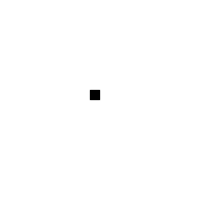
Frame 1 (no input)
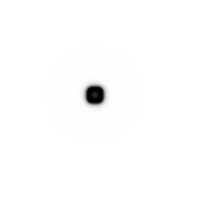
Frame 60 (no input)
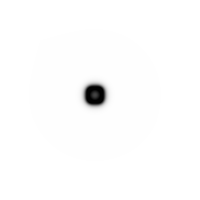
Frame 120 (the mouse pressed at the canvas centre since frame 60)

The p5.js sketch that drew these frames (run headless with seeded random() and noise() and a simulated clock; from frame 60 on, the mouse is pressed at the canvas centre):

// p5.js sketch
// ── sketch.js
//Reaction Diffusion
//Miguel Rodríguez
//15-02-2024

const WIDTH = 200
const HEIGHT = 200

let grid = []
let nextGrid = []
let lapValues

let dt = 1
let da = 1
let db = 0.5
//cambiar f y k para variar patrones (default: feed=0.055 kill=0.062)
//let feed = 0.03504
//let kill = 0.06390

let feed = 0.055
let kill = 0.062

//let feed = 0.04702
//let kill = 0.06004

//let feed = 0.05
//let kill = 0.06434

function setup() {
  createCanvas(WIDTH, HEIGHT);
  pixelDensity(1)
  lapValues = {a: 0, b: 0}
  background(255)
  
  for(let i = 0; i < WIDTH; i++){
    grid[i] = []
    nextGrid[i] = []
    for(let j = 0; j < HEIGHT; j++){
      grid[i][j] = {a: 1.0, b: 0.0}
      nextGrid[i][j] = {a: 1.0, b: 0.0}
    }
  }
  
  for(let i = 90; i < 100; i++){
    for(let j = 90; j < 100; j++){
      grid[i][j].b = 1.0
    }
  }
  
  
  
}

function laplace(i, j){
  lapValues = {a: 0, b: 0}
  for(let x = -1; x < 2; x++){
    for(let y = -1; y < 2; y++){
      if(x == 0 && y == 0){
        lapValues.a += grid[i + x][j + y].a * -1
        lapValues.b += grid[i + x][j + y].b * -1
      }
      else if(x == 0 || y == 0){
        lapValues.a += grid[i + x][j + y].a * 0.2      
        lapValues.b += grid[i + x][j + y].b * 0.2
      }
      else{
        lapValues.a += grid[i + x][j + y].a * 0.05
        lapValues.b += grid[i + x][j + y].b * 0.05
      }
    }
  }
}

function draw() {
  
  
  for(let i = 1; i < WIDTH-1; i++){
    for(let j = 1; j < HEIGHT-1; j++){
      laplace(i, j)
      let a = grid[i][j].a
      let b = grid[i][j].b
      nextGrid[i][j].a = a +
        (da * lapValues.a) -
        (a * b * b) +
        (feed * (1 - a));
      nextGrid[i][j].b = b +
        (db * lapValues.b) +
        (a * b * b) -
        ((kill + feed) * b);
      nextGrid[i][j].a = constrain(nextGrid[i][j].a, 0, 1)
      nextGrid[i][j].b = constrain(nextGrid[i][j].b, 0, 1)
    }
  }
  
  
  loadPixels()
  for (var x = 0; x < WIDTH; x++) {
    for (var y = 0; y < HEIGHT; y++) {
      var pix = (x + y * WIDTH) * 4;
      var a = nextGrid[x][y].a;
      var b = nextGrid[x][y].b;
      var c = floor((a - b) * 255);
      c = constrain(c, 0, 255);
      pixels[pix + 0] = c;
      pixels[pix + 1] = c;
      pixels[pix + 2] = c;
      pixels[pix + 3] = 255;
    }
  }
  updatePixels()
  
  let tmp = grid
  grid = nextGrid
  nextGrid = tmp
  

}
